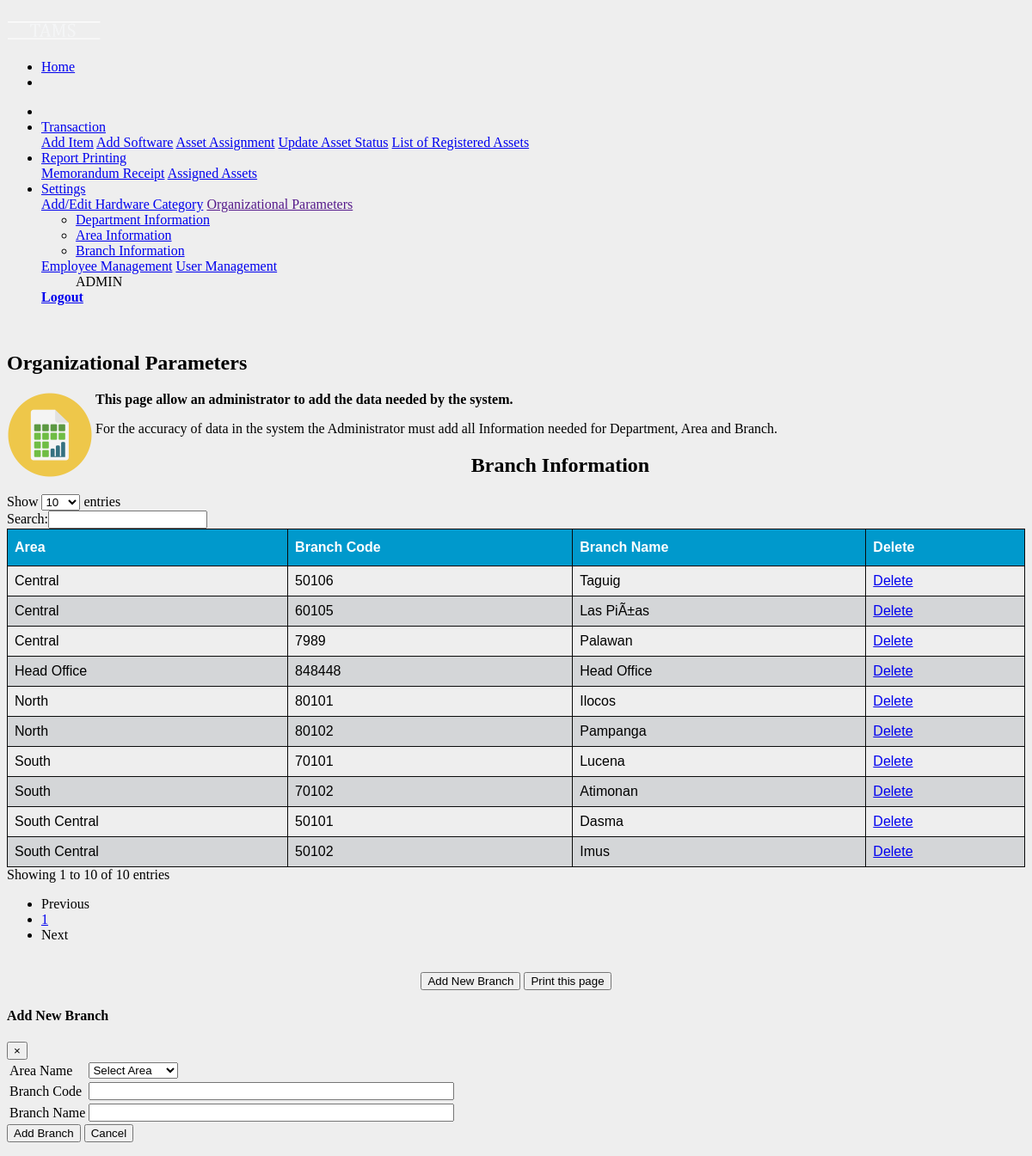
The page /branchparameters.php (signed in) on the database its author committed.
### tables this page shows
CREATE TABLE `tbl_branch` (
  `branchid` int(5) NOT NULL,
  `branchname` varchar(50) NOT NULL,
  `branchcode` varchar(6) NOT NULL,
  `areacode` varchar(6) NOT NULL
);

CREATE TABLE `tbl_area` (
  `areaid` int(5) NOT NULL,
  `areaname` varchar(50) NOT NULL,
  `areacode` varchar(6) NOT NULL
);

### library/database.php (called while the page is built, shortened)
<?php
function dbQuery($sql)
{
	$result = mysql_query($sql) or die(mysql_error());
	return $result;
}
function dbFetchAssoc($result)
{
	return mysql_fetch_assoc($result);
}
?>

### branchparameters.php (the view, shortened to what this page needs)
<?php
if (isset($_GET['branchid']) && (int)$_GET['branchid'] >= 0) {
	$branchid= (int)$_GET['branchid'];
	$queryString = "&branchid=$branchid";
} else {
	$branchid = 0;
}
$sql = "select * from tbl_branch JOIN tbl_area ON tbl_branch.areacode=tbl_area.areacode order by branchcode";
$result = dbQuery ($sql);
?>
<head>
</head>
<div class="container">
<?php include_once("include/navigation.php");?>
</div>
<p>&nbsp;</p>
<div class="container">
<h2>Organizational Parameters</h2>
<p><img src="images/org.png" height="100" width="100" align="left"/> </p>
<strong>This page allow an administrator to add the data needed by the system.</strong>
<p>
For the accuracy of data in the system the Administrator must add all Information needed for Department, Area and Branch.
</p>
</div>
<form action="process/addbranch.php?action=add" method="post" name="frmAddbranch" id="frmAddbranch">
<div class="container">
<center><h2>Branch Information</h2></center>
  <div class="container">
	<div class="table-responsive-sm">
    <table id="branchinfo">
    <thead>
      <tr>
		<th>Area</th>
		<th>Branch Code</th>
		<th>Branch Name</th>
		<th>Delete
      </tr>
	  </thead>
	  </div>
	<?php
	while($row = dbFetchAssoc($result)) {
	extract($row);
	?>
	<td><?php echo $areaname; ?></td>
	<td><?php echo $branchcode; ?></td>
	<td><?php echo $branchname; ?></td>
	  <td> <a  style="font-weight:normal;" href="javascript:deleteBranch(<?php echo $branchid; ?>);">
	  Delete</a>
	 <?php
	}
	?>
  </div> <br>
<center>  <button type="button" class="btn btn-primary" data-toggle="modal" data-target="#addbranch">
   Add New Branch
  </button>
    <button class="btn btn-primary" onclick="myFunction()">Print this page</button>
  </center>
  <div class="modal fade" id="addbranch">
    <div class="modal-dialog">
      <div class="modal-content">
        <div class="modal-header">
          <h4 class="modal-title">Add New Branch</h4>
          <button type="button" class="close" data-dismiss="modal">&times;</button>
        </div>
<div class="modal-body">
<table>
<tr>
<td>Area Name </td>
  <td> <select class="form-control" name="arbrcode" id="arbrcode" required>
    <option value=""> Select Area</option>
	</select>
	</td>
</tr>
 <tr>
   <td>Branch Code</td>
   <td> <input class="form-control" name="branchcode" type="text" id="branchcode" size="50" maxlength="6" onKeyUp="checkNumber(this);" required></td>
  </tr>
<tr>
   <td>Branch Name</td>
   <td> <input class="form-control" name="branchname" type="text" id="branchname" size="50" maxlength="50" required></td>
  </tr>
 </table>
 </div>
		<form id ="btnAdd">
        <div class="modal-footer">
        <input name="btnAddbranch" type="submit" class="btn btn-Info" id="btnAddbranch" value="Add Branch"> </input>
		<button type="button" class="btn btn-danger" data-dismiss="modal">Cancel</button>
        </div>
		</form>
</div>
</div>
</div>
</div>

### branchparameters.php (style rules this page uses)
thead { font-family: arial;background-color: #ddccee; }
#branchinfo { font-family: "Trebuchet MS", Arial, Helvetica, sans-serif; border-collapse: collapse; width: 100%; }
#branchinfo td, #branchinfo th { border: 1px solid #090a0a; padding: 8px; }
#branchinfo th { padding-top: 12px; padding-bottom: 12px; text-align: left; background-color: #0099cc; color: white; }

### rows shown on the page
tbl_branch: tbl_area.areaname "South Central", branchcode "50101", branchname "Dasma"
tbl_branch: tbl_area.areaname "South Central", branchcode "50102", branchname "Imus"
tbl_branch: tbl_area.areaname "Central", branchcode "50106", branchname "Taguig"
tbl_branch: tbl_area.areaname "Central", branchcode "60105", branchname "Las PiÃ±as"
tbl_branch: tbl_area.areaname "South", branchcode "70101", branchname "Lucena"
tbl_branch: tbl_area.areaname "South", branchcode "70102", branchname "Atimonan"
tbl_branch: tbl_area.areaname "Central", branchcode "7989", branchname "Palawan"
tbl_branch: tbl_area.areaname "North", branchcode "80101", branchname "Ilocos"
tbl_branch: tbl_area.areaname "North", branchcode "80102", branchname "Pampanga"
tbl_branch: tbl_area.areaname "Head Office", branchcode "848448", branchname "Head Office"

### other values the page prints
$_SESSION["tams_user_type"] "ADMIN"
